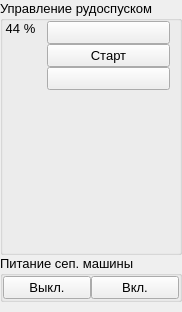
<?xml version="1.0" encoding="UTF-8"?>
<ui version="4.0">
 <class>SPRPitatelControlWidget</class>
 <widget class="QWidget" name="SPRPitatelControlWidget">
  <property name="geometry">
   <rect>
    <x>0</x>
    <y>0</y>
    <width>167</width>
    <height>312</height>
   </rect>
  </property>
  <property name="sizePolicy">
   <sizepolicy hsizetype="MinimumExpanding" vsizetype="MinimumExpanding">
    <horstretch>0</horstretch>
    <verstretch>0</verstretch>
   </sizepolicy>
  </property>
  <property name="windowTitle">
   <string>Form</string>
  </property>
  <layout class="QVBoxLayout" name="verticalLayout">
   <property name="spacing">
    <number>0</number>
   </property>
   <property name="leftMargin">
    <number>0</number>
   </property>
   <property name="topMargin">
    <number>0</number>
   </property>
   <property name="rightMargin">
    <number>0</number>
   </property>
   <property name="bottomMargin">
    <number>10</number>
   </property>
   <item>
    <widget class="QGroupBox" name="gbPitatelControl">
     <property name="sizePolicy">
      <sizepolicy hsizetype="Preferred" vsizetype="Preferred">
       <horstretch>0</horstretch>
       <verstretch>0</verstretch>
      </sizepolicy>
     </property>
     <property name="font">
      <font>
       <pointsize>10</pointsize>
      </font>
     </property>
     <property name="title">
      <string>Управление рудоспуском</string>
     </property>
     <layout class="QHBoxLayout" name="horizontalLayout" stretch="2,8">
      <property name="spacing">
       <number>0</number>
      </property>
      <property name="leftMargin">
       <number>0</number>
      </property>
      <property name="topMargin">
       <number>0</number>
      </property>
      <property name="rightMargin">
       <number>0</number>
      </property>
      <property name="bottomMargin">
       <number>0</number>
      </property>
      <item>
       <widget class="QWidget" name="widget" native="true">
        <property name="sizePolicy">
         <sizepolicy hsizetype="MinimumExpanding" vsizetype="Preferred">
          <horstretch>0</horstretch>
          <verstretch>0</verstretch>
         </sizepolicy>
        </property>
        <layout class="QVBoxLayout" name="verticalLayout_2" stretch="0,90">
         <property name="spacing">
          <number>0</number>
         </property>
         <property name="leftMargin">
          <number>0</number>
         </property>
         <property name="topMargin">
          <number>0</number>
         </property>
         <property name="rightMargin">
          <number>0</number>
         </property>
         <property name="bottomMargin">
          <number>0</number>
         </property>
         <item>
          <widget class="QLabel" name="spPitatelPercents">
           <property name="text">
            <string>44 %</string>
           </property>
           <property name="alignment">
            <set>Qt::AlignCenter</set>
           </property>
          </widget>
         </item>
         <item>
          <widget class="QwtThermo" name="thPitatelPercents">
           <property name="sizePolicy">
            <sizepolicy hsizetype="Preferred" vsizetype="Ignored">
             <horstretch>0</horstretch>
             <verstretch>0</verstretch>
            </sizepolicy>
           </property>
           <property name="font">
            <font>
             <pointsize>8</pointsize>
            </font>
           </property>
           <property name="toolTip">
            <string>&lt;html&gt;&lt;head/&gt;&lt;body&gt;&lt;p&gt;Значение производительности питателя&lt;/p&gt;&lt;/body&gt;&lt;/html&gt;</string>
           </property>
           <property name="lowerBound">
            <double>10.000000000000000</double>
           </property>
           <property name="upperBound">
            <double>100.000000000000000</double>
           </property>
           <property name="scalePosition">
            <enum>QwtThermo::TrailingScale</enum>
           </property>
           <property name="originMode">
            <enum>QwtThermo::OriginCustom</enum>
           </property>
           <property name="value">
            <double>44.000000000000000</double>
           </property>
          </widget>
         </item>
        </layout>
       </widget>
      </item>
      <item>
       <widget class="QWidget" name="widget_7" native="true">
        <property name="sizePolicy">
         <sizepolicy hsizetype="Preferred" vsizetype="Ignored">
          <horstretch>0</horstretch>
          <verstretch>0</verstretch>
         </sizepolicy>
        </property>
        <layout class="QVBoxLayout" name="verticalLayout_13">
         <property name="spacing">
          <number>0</number>
         </property>
         <property name="topMargin">
          <number>0</number>
         </property>
         <property name="bottomMargin">
          <number>0</number>
         </property>
         <item>
          <widget class="QPushButton" name="bPitatelPlus">
           <property name="sizePolicy">
            <sizepolicy hsizetype="Preferred" vsizetype="Fixed">
             <horstretch>0</horstretch>
             <verstretch>0</verstretch>
            </sizepolicy>
           </property>
           <property name="toolTip">
            <string>&lt;html&gt;&lt;head/&gt;&lt;body&gt;&lt;p&gt;Поднять производительность питателя на 1%&lt;/p&gt;&lt;/body&gt;&lt;/html&gt;</string>
           </property>
           <property name="text">
            <string/>
           </property>
           <property name="icon">
            <iconset resource="icons.qrc">
             <normaloff>:/icons/icons/b_Plus.png</normaloff>:/icons/icons/b_Plus.png</iconset>
           </property>
           <property name="iconSize">
            <size>
             <width>32</width>
             <height>32</height>
            </size>
           </property>
          </widget>
         </item>
         <item>
          <widget class="QPushButton" name="bStart">
           <property name="sizePolicy">
            <sizepolicy hsizetype="Preferred" vsizetype="Fixed">
             <horstretch>0</horstretch>
             <verstretch>0</verstretch>
            </sizepolicy>
           </property>
           <property name="text">
            <string>Старт</string>
           </property>
           <property name="icon">
            <iconset resource="icons.qrc">
             <normaloff>:/icons/icons/b_Start.png</normaloff>
             <normalon>:/icons/icons/b_Pause.png</normalon>:/icons/icons/b_Start.png</iconset>
           </property>
           <property name="iconSize">
            <size>
             <width>32</width>
             <height>32</height>
            </size>
           </property>
           <property name="checkable">
            <bool>false</bool>
           </property>
           <property name="checked">
            <bool>false</bool>
           </property>
           <property name="default">
            <bool>false</bool>
           </property>
           <property name="flat">
            <bool>false</bool>
           </property>
          </widget>
         </item>
         <item>
          <widget class="QPushButton" name="bPitatelMinus">
           <property name="sizePolicy">
            <sizepolicy hsizetype="Preferred" vsizetype="Fixed">
             <horstretch>0</horstretch>
             <verstretch>0</verstretch>
            </sizepolicy>
           </property>
           <property name="toolTip">
            <string>&lt;html&gt;&lt;head/&gt;&lt;body&gt;&lt;p&gt;Уменьшить производительность питателя на 1%&lt;/p&gt;&lt;/body&gt;&lt;/html&gt;</string>
           </property>
           <property name="text">
            <string/>
           </property>
           <property name="icon">
            <iconset resource="icons.qrc">
             <normaloff>:/icons/icons/b_Minus.png</normaloff>:/icons/icons/b_Minus.png</iconset>
           </property>
           <property name="iconSize">
            <size>
             <width>32</width>
             <height>32</height>
            </size>
           </property>
          </widget>
         </item>
         <item>
          <spacer name="verticalSpacer">
           <property name="orientation">
            <enum>Qt::Vertical</enum>
           </property>
           <property name="sizeHint" stdset="0">
            <size>
             <width>20</width>
             <height>40</height>
            </size>
           </property>
          </spacer>
         </item>
        </layout>
       </widget>
      </item>
     </layout>
    </widget>
   </item>
   <item>
    <widget class="QGroupBox" name="gbPowerControl">
     <property name="font">
      <font>
       <pointsize>10</pointsize>
      </font>
     </property>
     <property name="title">
      <string>Питание сеп. машины</string>
     </property>
     <layout class="QHBoxLayout" name="horizontalLayout_2">
      <property name="spacing">
       <number>0</number>
      </property>
      <property name="leftMargin">
       <number>0</number>
      </property>
      <property name="topMargin">
       <number>0</number>
      </property>
      <property name="rightMargin">
       <number>0</number>
      </property>
      <property name="bottomMargin">
       <number>0</number>
      </property>
      <item>
       <widget class="QPushButton" name="bSeparatorOff">
        <property name="sizePolicy">
         <sizepolicy hsizetype="Preferred" vsizetype="Fixed">
          <horstretch>0</horstretch>
          <verstretch>0</verstretch>
         </sizepolicy>
        </property>
        <property name="font">
         <font>
          <pointsize>10</pointsize>
         </font>
        </property>
        <property name="toolTip">
         <string>&lt;html&gt;&lt;head/&gt;&lt;body&gt;&lt;p&gt;Выключить сортировочную машину&lt;/p&gt;&lt;/body&gt;&lt;/html&gt;</string>
        </property>
        <property name="text">
         <string>Выкл.</string>
        </property>
        <property name="icon">
         <iconset resource="icons.qrc">
          <normaloff>:/icons/icons/b_Off.png</normaloff>:/icons/icons/b_Off.png</iconset>
        </property>
        <property name="iconSize">
         <size>
          <width>32</width>
          <height>32</height>
         </size>
        </property>
       </widget>
      </item>
      <item>
       <widget class="QPushButton" name="bSeparatorOn">
        <property name="sizePolicy">
         <sizepolicy hsizetype="Preferred" vsizetype="Fixed">
          <horstretch>0</horstretch>
          <verstretch>0</verstretch>
         </sizepolicy>
        </property>
        <property name="font">
         <font>
          <pointsize>10</pointsize>
         </font>
        </property>
        <property name="toolTip">
         <string>&lt;html&gt;&lt;head/&gt;&lt;body&gt;&lt;p&gt;Включить сортировочную машину&lt;/p&gt;&lt;/body&gt;&lt;/html&gt;</string>
        </property>
        <property name="text">
         <string> Вкл. </string>
        </property>
        <property name="icon">
         <iconset resource="icons.qrc">
          <normaloff>:/icons/icons/b_On.png</normaloff>:/icons/icons/b_On.png</iconset>
        </property>
        <property name="iconSize">
         <size>
          <width>32</width>
          <height>32</height>
         </size>
        </property>
       </widget>
      </item>
     </layout>
    </widget>
   </item>
  </layout>
 </widget>
 <customwidgets>
  <customwidget>
   <class>QwtThermo</class>
   <extends>QWidget</extends>
   <header>qwt_thermo.h</header>
  </customwidget>
 </customwidgets>
 <resources>
  <include location="icons.qrc"/>
 </resources>
 <connections/>
</ui>
